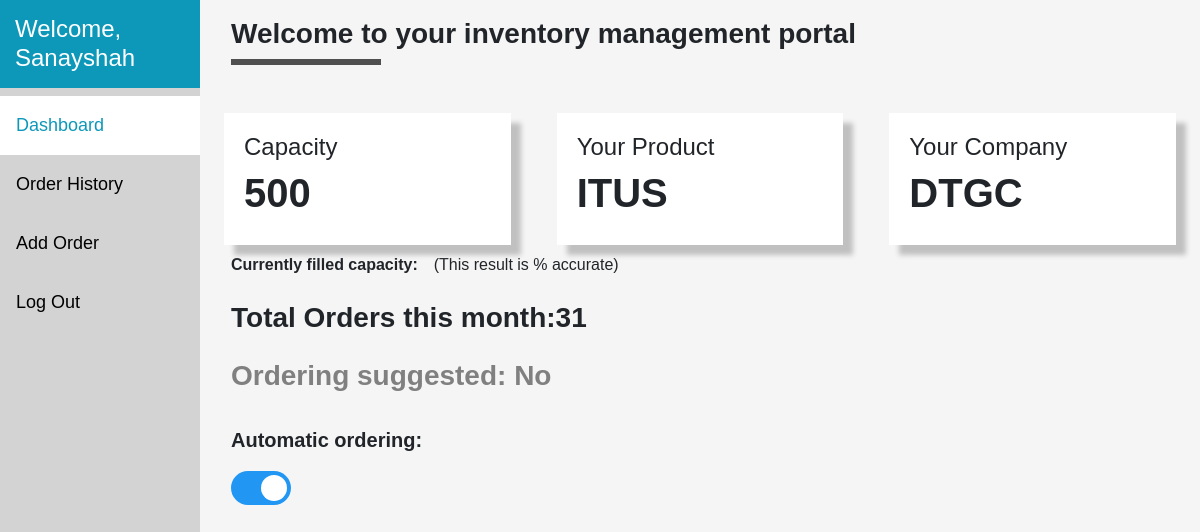
The app's page /client-dashboard/ (signed in) with its own data.
### Client/models.py (models this page shows, shortened)
class Client(models.Model):
    user = models.OneToOneField(User,on_delete=models.CASCADE,default='')
    product=models.CharField(default='', max_length = 40, verbose_name='Product Name')
    company=models.CharField(default='', max_length = 40, verbose_name='Company Name')
    capacity = models.IntegerField(default=0, verbose_name="Inventory's Capacity (Number of Units)")

### Client/views.py (the view)
# urls.py: path('client-dashboard/', views.ClientDashboard, name='ClientDashboard'),
def ClientDashboard(request):
    client=Client.objects.get(user=request.user)
    count1=Count_table.objects.all().last()
    orders=list(Order.objects.filter(client=client))
    print(orders)
    tq=0
    for x in orders:
        tq=tq+x.quantity
    print(tq)
    context={
        'client':client,
        'count1':count1,
        'tq':tq,
        'dashboard':'active'
    }
    return render(request,'Client/ngo_dashboard.html',context)

### Client/templates/Client/ngo_dashboard.html (shortened to what this page needs)
{% extends 'Client/base.html' %}
{% load crispy_forms_tags %}
{% load static %}
{% block content %}
{% include 'Client/ngo_sidebar.html' %}
      <div class="content ">
     <div class="container">
      <h3 class="mt-3" style="font-weight: bolder;">Welcome to your inventory management portal </h3>
      <div class="under"></div><br>
  </div>
  <div class="mt-3">
      <div class="row">
          <div class="col-12 col-md-4">
              <div class="m-2 cards">
                  <h4>Capacity</h4>
                  <h1 class="nom">{{client.capacity}}</h1>
              </div>
          </div>
          <div class="col-12 col-md-4">
            <div class="m-2 cards">
                <h4>Your Product</h4>
                <h1 class="nom">{{client.product}}</h1>
            </div>
        </div>
        <div class="col-12 col-md-4">
            <div class="m-2 cards">
                <h4>Your Company</h4>
                <h1 class="nom">{{client.company}}</h1>
            </div>
        </div>
      </div>
  </div>
  <div>
    <span class="container mt-4" style="font-weight: bolder;">Currently filled capacity:{{count1.count}}<span class="ml-3" style="font-weight: 100;">(This result is {{count1.accuracy}}% accurate)</span></span>
      <h3 class="container mt-4" style="font-weight: bolder;">Total Orders this month:{{tq}}</h3>
      <h3 class="container mt-4" style="font-weight: bolder;color: grey;">Ordering suggested: No</h3><br>
      <div class="container" style="display:inline-block;">
    <span><p style="font-weight: bolder;font-size: 20px;">Automatic ordering: </p>
        <label class="switch">
        <span class="slider round"></span>
      </label></span>
    </div>
  </div>
              </div >
{% endblock content %}

### Client/templates/Client/ngo_sidebar.html (shortened to what this page needs)
<div class="" style="">
  <div class="sidebar">
      <h4 >Welcome, {{user.username}}</h4>
      <a  href={% url 'ClientDashboard' %} class='{{dashboard}}'>Dashboard</a>
      <a href={% url 'OrderHistory' %} class='{{orderHistory}}'>Order History</a>
      <a href={% url 'addOrder' %} class='{{addOrder}}'>Add Order</a>
      <a href='myModal69' data-toggle="modal" data-target="#myModal69">Log Out</a>
    </div>
</div>

### Client/templates/Client/base.html (style rules this page uses)
body { background-color: white; font-family: Arial, Helvetica, sans-serif; height: 100%; }
html { font-size: 1rem; }

### Client/templates/Client/ngo_dashboard.html (style rules this page uses)
.switch { position: relative; display: inline-block; width: 60px; height: 34px; }
.slider { position: absolute; cursor: pointer; top: 0; left: 0; right: 0; bottom: 0; background-color: #ccc; -webkit-transition: .4s; transition: .4s; }
.slider:before { position: absolute; content: ""; height: 26px; width: 26px; left: 4px; bottom: 4px; background-color: white; -webkit-transition: .4s; transition: .4s; }
input:checked + .slider { background-color: #2196F3; }
input:checked + .slider:before { -webkit-transform: translateX(26px); -ms-transform: translateX(26px); transform: translateX(26px); }
.slider.round { border-radius: 34px; }
.slider.round:before { border-radius: 50%; }
body { background-color: whitesmoke; }
.cards { background-color: white; padding: 20px; box-shadow: 10px 10px 5px #c0c0c0; }
.nom { font-weight: bolder; }
.under { width: 150px; border-bottom: 6px solid rgb(80, 79, 79); }

### Client/templates/Client/ngo_sidebar.html (style rules this page uses)
.sidebar { margin: 0; padding: 0; width: 200px; background-color:lightgray; position: fixed; height: 760px; overflow: auto; }
.sidebar a { display: block; color: black; padding: 16px; text-decoration: none; font-size: 18px; }
.sidebar h4 { display: block; color: white; padding: 15px; background-color: #0D98BA; }
.sidebar a.active { background-color: white; color: #0D98BA; }
div.content { margin-left: 200px; padding: 1px 16px; }

### records on screen
Client: capacity "500", product "ITUS", company "DTGC"

### other values on screen
{{ user.username }} "Sanayshah"
{{ tq }} "31"
